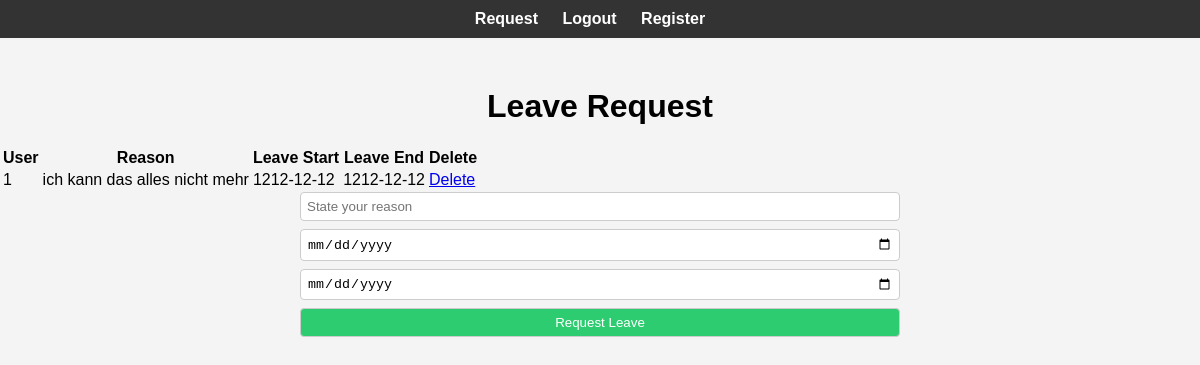
/ (signed in), run on an earlier commit of the app's database.
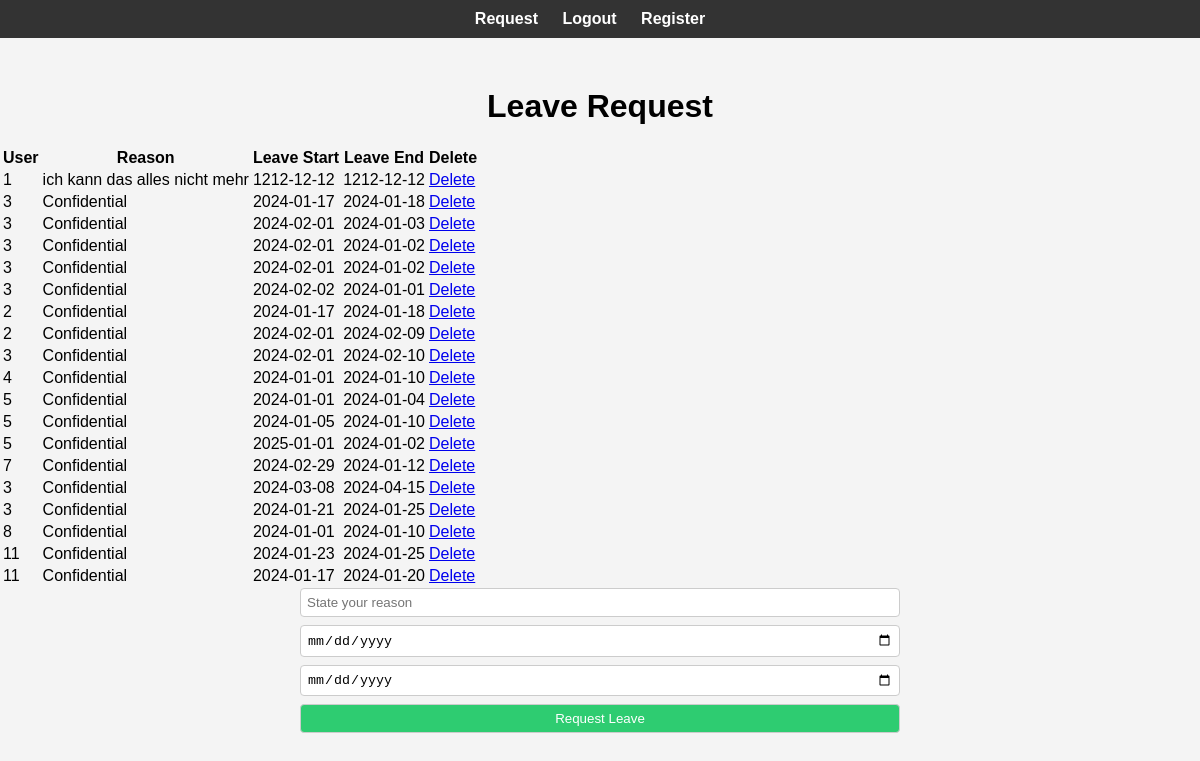
And on a later commit of the database.
### app.py (models this page shows, shortened)
class LeaveRequest(db.Model):
    __tablename__ = "leave_request"
    id = db.Column(db.Integer, primary_key=True)
    reason = db.Column(db.String(200), nullable=False)
    date_start = db.Column(db.DateTime, nullable=False)
    date_end = db.Column(db.DateTime, nullable=False)
    date_created = db.Column(db.DateTime, default=datetime.utcnow)
    user_id = db.Column(db.Integer, db.ForeignKey("user.user_id"), nullable=False)

### app.py (the view)
@app.route("/", methods=["POST", "GET"])
def index() -> Union[str, "Response"]:
    if "logged_in" not in session or not session["logged_in"]:
        return redirect("/login")
    user_id = session.get("user_id")
    if request.method == "POST":
        leave_reason = request.form["reason"]
        leave_date_start_str = request.form["date_start"]
        leave_date_end_str = request.form["date_end"]
        try:
            leave_date_start = datetime.strptime(leave_date_start_str, "%Y-%m-%d")
            leave_date_end = datetime.strptime(leave_date_end_str, "%Y-%m-%d")
        except ValueError:
            return "Please enter valid dates"
        two_months_in_advance = datetime.now() + relativedelta(months=2)
        if leave_date_start > two_months_in_advance:
            return "You cannot request leave more than 2 months in advance"
        user_leave_requests = LeaveRequest.query.filter(
            LeaveRequest.user_id == user_id,
            LeaveRequest.date_start >= datetime(datetime.now().year, 1, 1),
            LeaveRequest.date_end <= datetime(datetime.now().year, 12, 31),
        ).all()
        total_leave_days_taken = sum((leave.date_end - leave.date_start).days + 1 for leave in user_leave_requests)
        remaining_leave_days = 10 - total_leave_days_taken
        if (leave_date_end - leave_date_start).days > remaining_leave_days:
            return f"You have only {remaining_leave_days} days left for leave this year"
        overlapping_leave_request = LeaveRequest.query.filter(
            LeaveRequest.user_id == user_id,
            LeaveRequest.date_start <= leave_date_end.replace(hour=23, minute=59, second=59),
            LeaveRequest.date_end >= leave_date_start.replace(hour=0, minute=0, second=0),
        ).first()
        if overlapping_leave_request:
            return "You have already requested leave for overlapping dates"
        new_leave = LeaveRequest(
            reason=leave_reason, date_start=leave_date_start, date_end=leave_date_end, user_id=user_id
        )
        try:
            db.session.add(new_leave)
            db.session.commit()
            return redirect("/")
        except Exception as e:
            print(f"Error: {e}")
            return "There was an issue adding your task"
    else:
        leaves = LeaveRequest.query.order_by(LeaveRequest.date_created).all()
        return render_template("index.html", leaves=leaves)

### templates/index.html
{% extends "base.html" %}
{% block content %}
<div class="content">
    <h1>Leave Request</h1>
    <table>
        <tr>
            <th>User</th>
            <th>Reason</th>
            <th>Leave Start</th>
            <th>Leave End</th>
            <th>Delete</th>
        </tr>
        {% for leave in leaves %}
        <tr>
            <td>{{ leave.user_id }}</td>
            <td>
                {% if leave.user_id == session.get('user_id') %}
                {{ leave.reason }}
                {% else %}
                Confidential
                {% endif %}
            </td>
            <td>{{ leave.date_start.date() }}</td>
            <td>{{ leave.date_end.date() }}</td>
            <td>
                <a href="/delete/{{ leave.id }}">Delete</a>
            </td>
        </tr>
        {% endfor %}
    </table>
    <form action="" method="post">
        <input type="text" name="reason" id="reason" placeholder="State your reason">
        <input type="date" name="date_start" id="date_start">
        <input type="date" name="date_end" id="date_end">
        <input type="submit" value="Request Leave">
    </form>
</div>
{% endblock %}

### templates/base.html (shortened to what this page needs)
<html lang="en">
<head>
    <link rel="stylesheet" href="{{ url_for('static', filename='css/main.css') }}">
</head>
<body>
    <nav>
        <ul>
            <li><a href="{{ url_for('index') }}">Request</a></li>
            {% if 'logged_in' in session and session['logged_in'] %}
            <li><a href="{{ url_for('logout') }}">Logout</a></li>
            {% else %}
            <li><a href="{{ url_for('login') }}">Login</a></li>
            {% endif %}
            <li><a href="{{ url_for('register') }}">Register</a></li>
        </ul>
    </nav>
{% block content %}{% endblock %}
</body>
</html>

### static/css/main.css (style rules this page uses)
.content { text-align: center; margin: 10px auto; }
input { width: 50%; padding: 6px; margin-bottom: 8px; border: 1px solid #ccc; border-radius: 4px; box-sizing: border-box; }
input[type="submit"] { background-color: #2ecc71; color: #fff; cursor: pointer; transition: background-color 0.3s; }

### templates/base.html (style rules this page uses)
body { font-family: 'Arial', sans-serif; margin: 0; padding: 0; background-color: #f4f4f4; }
nav { background-color: #333; color: #fff; padding: 10px; text-align: center; }
nav ul { list-style-type: none; margin: 0; padding: 0; }
nav ul li { display: inline-block; margin-right: 20px; }
nav a { text-decoration: none; color: #fff; font-weight: bold; font-size: 16px; transition: color 0.3s; }
.content { text-align: center; margin: 50px auto; }

What changed in the data, as far as the page shows it:
added LeaveRequest: user_id "3", shows "Confidential", date_start "2024-01-17", date_end "2024-01-18"
added LeaveRequest: user_id "3", shows "Confidential", date_start "2024-02-01", date_end "2024-01-03"
added LeaveRequest: user_id "3", shows "Confidential", date_start "2024-02-01", date_end "2024-01-02"
added LeaveRequest: user_id "3", shows "Confidential", date_start "2024-02-01", date_end "2024-01-02"
added LeaveRequest: user_id "3", shows "Confidential", date_start "2024-02-02", date_end "2024-01-01"
added LeaveRequest: user_id "2", shows "Confidential", date_start "2024-01-17", date_end "2024-01-18"
added LeaveRequest: user_id "2", shows "Confidential", date_start "2024-02-01", date_end "2024-02-09"
added LeaveRequest: user_id "3", shows "Confidential", date_start "2024-02-01", date_end "2024-02-10"
added LeaveRequest: user_id "4", shows "Confidential", date_start "2024-01-01", date_end "2024-01-10"
added LeaveRequest: user_id "5", shows "Confidential", date_start "2024-01-01", date_end "2024-01-04"
added LeaveRequest: user_id "5", shows "Confidential", date_start "2024-01-05", date_end "2024-01-10"
added LeaveRequest: user_id "5", shows "Confidential", date_start "2025-01-01", date_end "2024-01-02"
added LeaveRequest: user_id "7", shows "Confidential", date_start "2024-02-29", date_end "2024-01-12"
added LeaveRequest: user_id "3", shows "Confidential", date_start "2024-03-08", date_end "2024-04-15"
added LeaveRequest: user_id "3", shows "Confidential", date_start "2024-01-21", date_end "2024-01-25"
added LeaveRequest: user_id "8", shows "Confidential", date_start "2024-01-01", date_end "2024-01-10"
added LeaveRequest: user_id "11", shows "Confidential", date_start "2024-01-23", date_end "2024-01-25"
added LeaveRequest: user_id "11", shows "Confidential", date_start "2024-01-17", date_end "2024-01-20"
